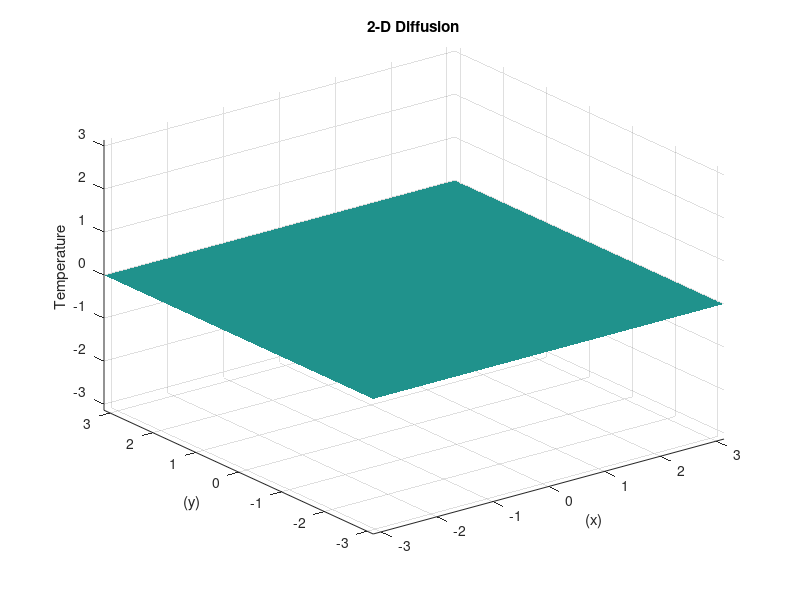

This chart was generated by the following MATLAB code: (Note: this script raises an error after producing the figure.)
%MECE 5397 PROJECT
%Oscar Rodriguez
%10717156   
%
%Project B- Diffusion Equation
%Bc2-4

%Solving Equation Using Explicit Method

%Defining Parameters

clear all
clc

D=1;            %Given difrusivity       
ax=-3.14;       %Lower x Limit
ay=-3.14;       %Lower y Limit  
bx=3.14;        %Upper x limit
by=3.14;        %Upper y Limit

Nxx=10;                          %Number of steps in space(x)
Nyy=10;                          %Number of steps in space(y)       


nt=1000;                         %Number of time steps 
delta_t=.1;                      %size time step
h1=6.28/(Nxx-1);                 %Size of space step(x)

x=ax:h1:bx;                      %defining the range of x
y=ay:h1:by;                      %defining the range of y

lamnda=((2*D*delta_t)/(h1^2));   %lamnda to measure stability of the operation

if lamnda<=.5                    %Testing condition that would make iteration diverge/unstable
    
else
    disp('Given parameters will make calculation blow up')
    return
end

                    
fa=y.*(y-ay).^2                    %defining f(a)
ga=((y-ay).^2).*cos(3.14.*y/(ay)); %defining g(a)
Neuman_ay=0;               %defning the neumand condition given by the proble,             
u=zeros(Nxx,Nyy);          %Creating the grid for temperature        
un=zeros(Nxx,Nyy);         %initioal grid for temperature, Initial time condition is also represented by this line       
for it=0:nt                %Begin time loop
    un=u;                  %definite initial temperature (initial time condition)
    hei=surf(x,y,u');      %Initiation of 3 dimensional graph capable of showing time dependece of problem
    shading interp% color gradient for graph
    axis ([-3.14 3.14 -3.14 3.14 -3.14 3.14])   %range of g3D graph
    title(['2-D Diffusion' ]) %title for graph
    xlabel('(x)') %lable axixs
    ylabel('(y)') %lable axis
    zlabel('Temperature') %lable axis
    drawnow;
    refreshdata(hei) %frefresh of graph per time interval
       %Explicit method:
   for j=2:Nyy-1 %initiation of iterative process to calculate temperature (y axis)
    for i=2:Nxx-1%initiation of iterative process to calculate temperature (y axis)
    u(i,j)=un(i,j)+(D*delta_t*(un(i+1,j)-2*un(i,j)+un(i-1,j))/(h1*h1))+(D*delta_t*(un(i,j+1)-2*un(i,j)+un(i,j-1))/(h1*h1));
%Boundary conditions
    
    u(1,:)=ga; %detriclet non linear  condition in the  right side boundary
    u(Nxx,:)=fa; %detriclet condition non linear condition left side boudary 
    u(:,Nyy)=fa(10)+((x+3.14)/(6.28)*(ga(10)-fa(10))); %detrichlet condition upper boundary 
    %Neumann
    u(:,1)=u(:,2)-Neuman_ay*h1; %Neuman condition bottom boundary
    
    end %end for loop for iteration process of x
   end  %end for loop for iteration process of y 
   
end %end time loop